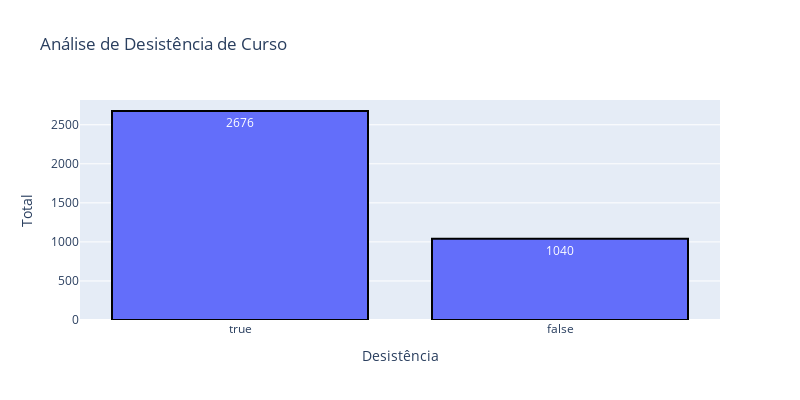

Notebook code cell kept with this figure:
### Markdown cell above
## Análise por Abando do curso

### Code cell
abandono=pd.DataFrame({
    'desistencia':df_base.Abandono_curso.value_counts().index,
    'total':df_base.Abandono_curso.value_counts().values
})

fig = px.bar(abandono, x='desistencia', y='total', title='Análise de Desistência de Curso',
             color_continuous_scale='Viridis',text_auto=True
            )

# Personalize a aparência do gráfico
fig.update_traces(marker_line_color='black', marker_line_width=2)  # Adiciona bordas pretas às barras
fig.update_layout(coloraxis_colorbar=dict(title='Desistência'),  # Legenda da escala de cores
                  xaxis_title='Desistência',  # Rótulo do eixo x
                  yaxis_title='Total',        # Rótulo do eixo y
                  width=800,height=400
                 )

fig.show()

### Figure 1 — Plotly figure (JSON) as saved in the notebook; plotly's stock layout.template omitted (floating-point values rounded to 4 significant figures)
{"data": [{"alignmentgroup": "True", "hovertemplate": "desistencia=%{x}<br>total=%{y}<extra></extra>", "legendgroup": "", "marker": {"color": "#636efa", "line": {"color": "black", "width": 2}, "pattern": {"shape": ""}}, "name": "", "offsetgroup": "", "orientation": "v", "showlegend": false, "textposition": "auto", "texttemplate": "%{y}", "type": "bar", "x": [true, false], "xaxis": "x", "y": [2676, 1040], "yaxis": "y"}], "layout": {"barmode": "relative", "coloraxis": {"colorbar": {"title": {"text": "Desistência"}}}, "height": 400, "legend": {"tracegroupgap": 0}, "title": {"text": "Análise de Desistência de Curso"}, "width": 800, "xaxis": {"anchor": "y", "autorange": true, "domain": [0, 1], "range": [-0.5, 1.5], "title": {"text": "Desistência"}, "type": "category"}, "yaxis": {"anchor": "x", "autorange": true, "domain": [0, 1], "range": [0, 2817.0], "title": {"text": "Total"}, "type": "linear"}}}
